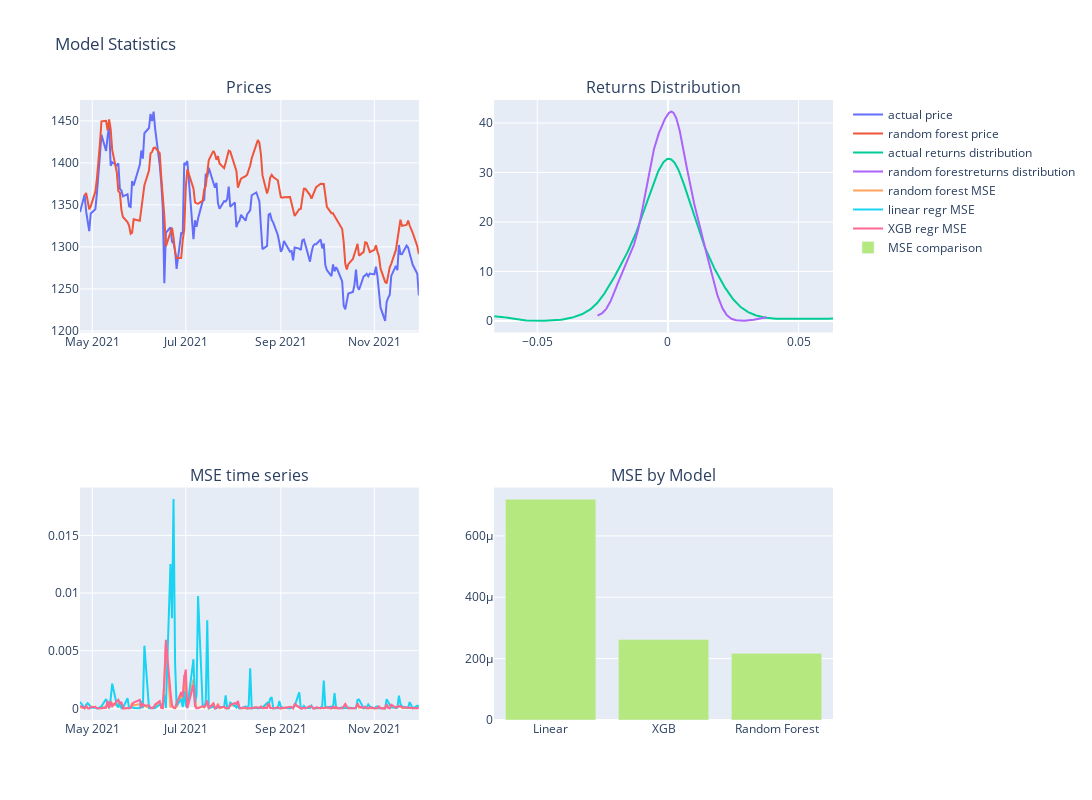

Here is the notebook cell this chart was saved with:
### Code cell
fig = make_subplots(rows=2, cols=2, subplot_titles=["Prices", "Returns Distribution", 'MSE time series', 'MSE by Model'])

x_dist_mse = ff.create_distplot([df_rf['MSE'].values.tolist()], [''], bin_size=.01).data[1]['x']
y_dist_mse = ff.create_distplot([df_rf['MSE'].values.tolist()], [''], bin_size=.01).data[1]['y']

x_dist_act = ff.create_distplot([df_rf['pct_t-1'].values.tolist()], [''], bin_size=.01).data[1]['x']
y_dist_act = ff.create_distplot([df_rf['pct_t-1'].values.tolist()], [''], bin_size=.01).data[1]['y']

x_dist_predict = ff.create_distplot([df_rf['predict'].values.tolist()], [''], bin_size=.01).data[1]['x']
y_dist_predict = ff.create_distplot([df_rf['predict'].values.tolist()], [''], bin_size=.01).data[1]['y']

fig.add_trace(go.Scatter(x=df_rf['date'], y = df_rf['value'], name='actual price'), row=1, col=1)
fig.add_trace(go.Scatter(x=df_rf['date'], y = df_rf['value_rf'], name='random forest price'), row=1, col=1)

fig.add_trace(go.Scatter(x=x_dist_act, y = y_dist_act, name='actual returns distribution'), row=1, col=2)
fig.add_trace(go.Scatter(x=x_dist_predict, y = y_dist_predict, name='random forestreturns distribution'), row=1, col=2)

fig.add_trace(go.Scatter(x=df_rf['date'], y = df_rf['MSE'], name='random forest MSE'), row=2, col=1)
fig.add_trace(go.Scatter(x=df_lr['date'], y = df_lr['MSE'], name='linear regr MSE'), row=2, col=1)
fig.add_trace(go.Scatter(x=df_xgb['date'], y = df_xgb['MSE'], name='XGB regr MSE'), row=2, col=1)
fig.add_trace(go.Bar(x=['Linear' , 'XGB', 'Random Forest'], y = mse, name='MSE comparison'), row=2, col=2)

fig['layout'].update(height=800, width=1500, title='Model Statistics')

fig.show()

### Figure 1 — Plotly figure (JSON) as saved in the notebook; plotly's stock layout.template omitted (floating-point values rounded to 4 significant figures; data arrays with more than 128 entries replaced by an {"elided": "..."} marker saying what was removed)
{"data": [{"name": "actual price", "type": "scatter", "x": {"elided": "154 str values"}, "xaxis": "x", "y": {"elided": "154 float values"}, "yaxis": "y"}, {"name": "random forest price", "type": "scatter", "x": {"elided": "154 str values"}, "xaxis": "x", "y": {"elided": "154 float values"}, "yaxis": "y"}, {"name": "actual returns distribution", "type": "scatter", "x": {"elided": "500 float values"}, "xaxis": "x2", "y": {"elided": "500 float values"}, "yaxis": "y2"}, {"name": "random forestreturns distribution", "type": "scatter", "x": {"elided": "500 float values"}, "xaxis": "x2", "y": {"elided": "500 float values"}, "yaxis": "y2"}, {"name": "random forest MSE", "type": "scatter", "x": {"elided": "154 str values"}, "xaxis": "x3", "y": {"elided": "154 float values"}, "yaxis": "y3"}, {"name": "linear regr MSE", "type": "scatter", "x": {"elided": "154 str values"}, "xaxis": "x3", "y": {"elided": "154 float values"}, "yaxis": "y3"}, {"name": "XGB regr MSE", "type": "scatter", "x": {"elided": "154 str values"}, "xaxis": "x3", "y": {"elided": "154 float values"}, "yaxis": "y3"}, {"name": "MSE comparison", "type": "bar", "x": ["Linear", "XGB", "Random Forest"], "xaxis": "x4", "y": [0.0007198, 0.000262, 0.0002173], "yaxis": "y4"}], "layout": {"annotations": [{"font": {"size": 16}, "showarrow": false, "text": "Prices", "x": 0.225, "xanchor": "center", "xref": "paper", "y": 1, "yanchor": "bottom", "yref": "paper"}, {"font": {"size": 16}, "showarrow": false, "text": "Returns Distribution", "x": 0.775, "xanchor": "center", "xref": "paper", "y": 1, "yanchor": "bottom", "yref": "paper"}, {"font": {"size": 16}, "showarrow": false, "text": "MSE time series", "x": 0.225, "xanchor": "center", "xref": "paper", "y": 0.375, "yanchor": "bottom", "yref": "paper"}, {"font": {"size": 16}, "showarrow": false, "text": "MSE by Model", "x": 0.775, "xanchor": "center", "xref": "paper", "y": 0.375, "yanchor": "bottom", "yref": "paper"}], "height": 800, "title": {"text": "Model Statistics"}, "width": 1500, "xaxis": {"anchor": "y", "domain": [0, 0.45]}, "xaxis2": {"anchor": "y2", "domain": [0.55, 1]}, "xaxis3": {"anchor": "y3", "domain": [0, 0.45]}, "xaxis4": {"anchor": "y4", "domain": [0.55, 1]}, "yaxis": {"anchor": "x", "domain": [0.625, 1]}, "yaxis2": {"anchor": "x2", "domain": [0.625, 1]}, "yaxis3": {"anchor": "x3", "domain": [0, 0.375]}, "yaxis4": {"anchor": "x4", "domain": [0, 0.375]}}}
